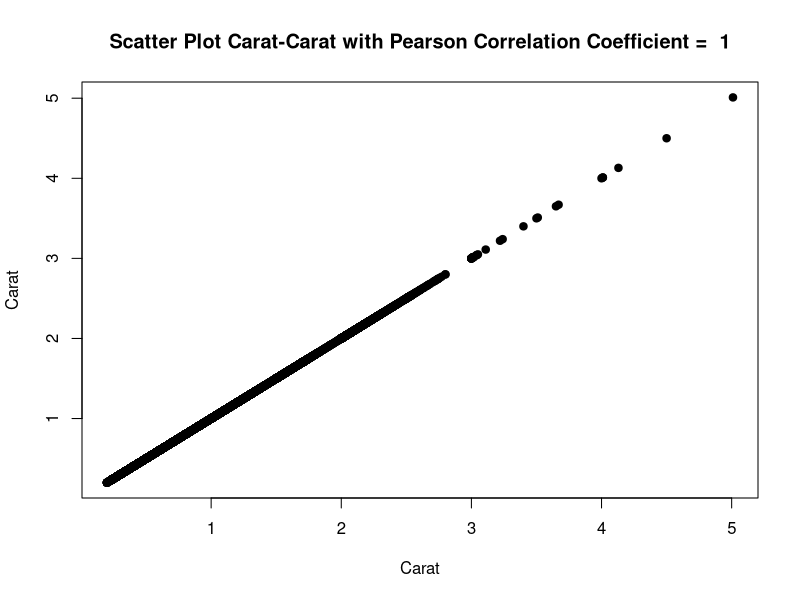
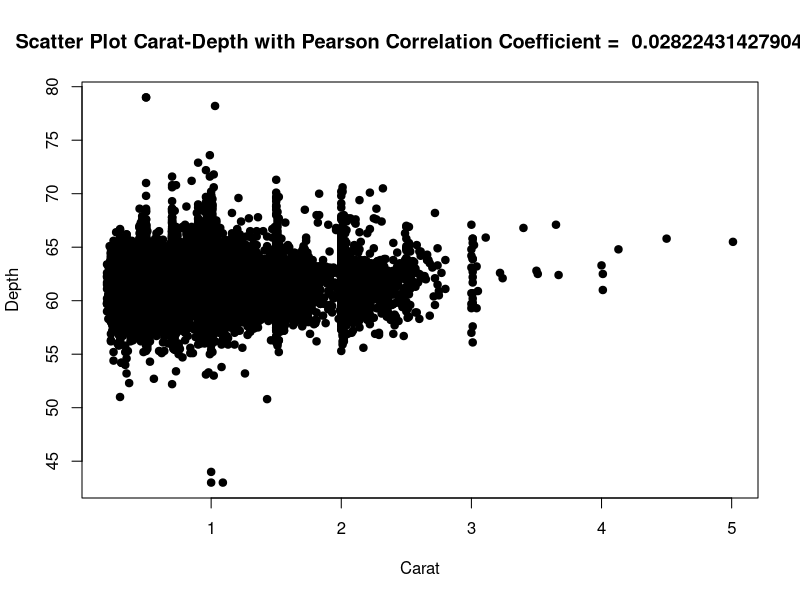
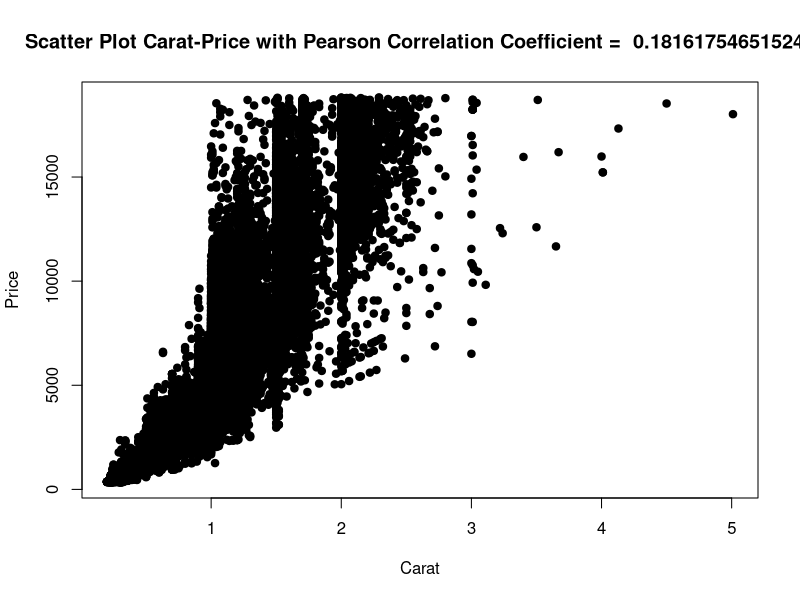
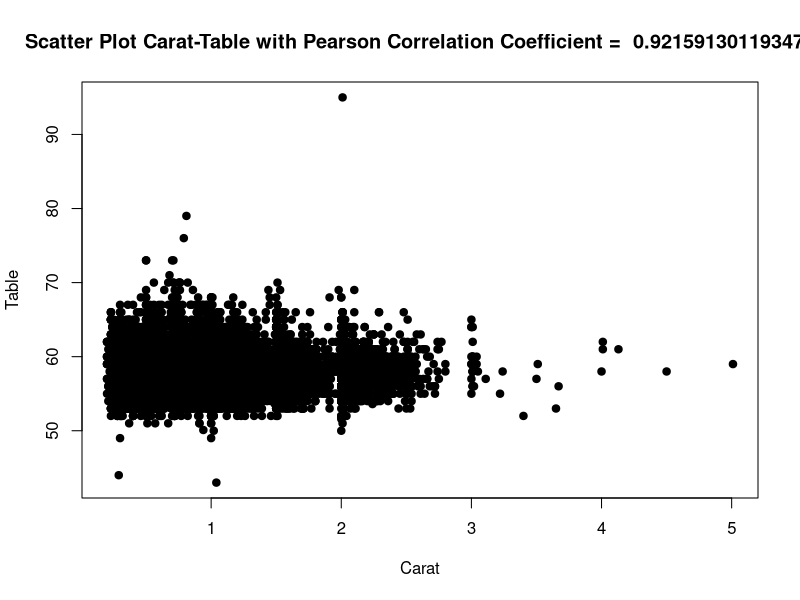
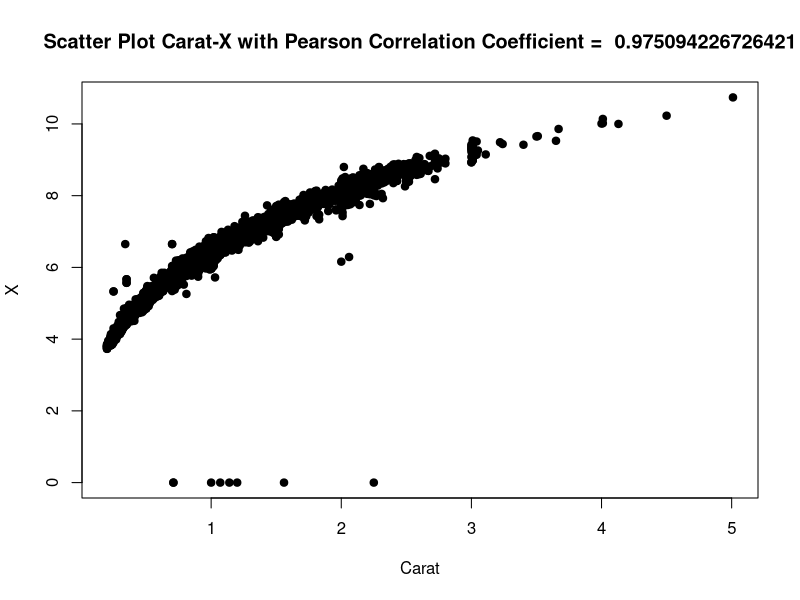
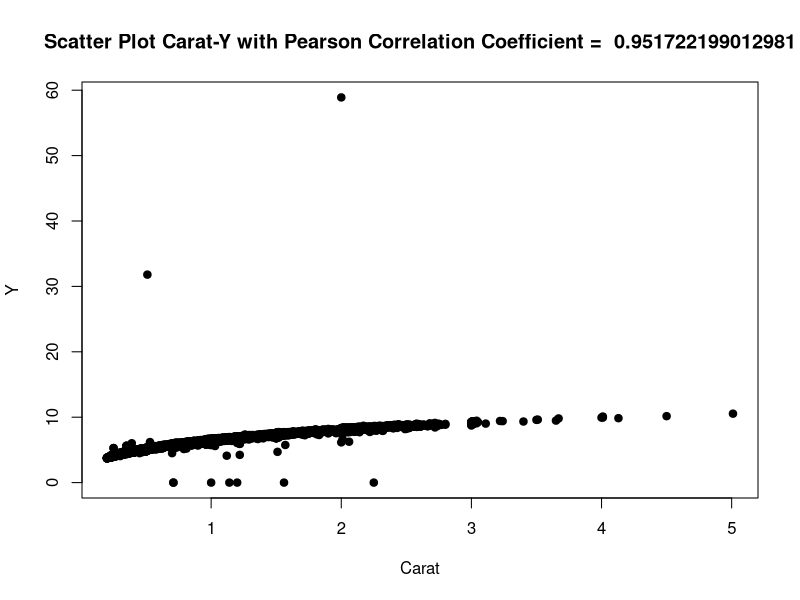
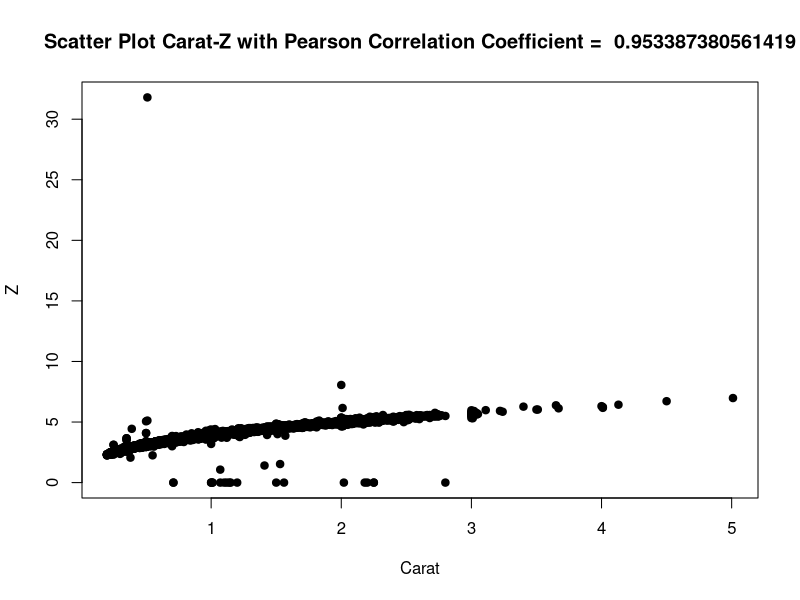
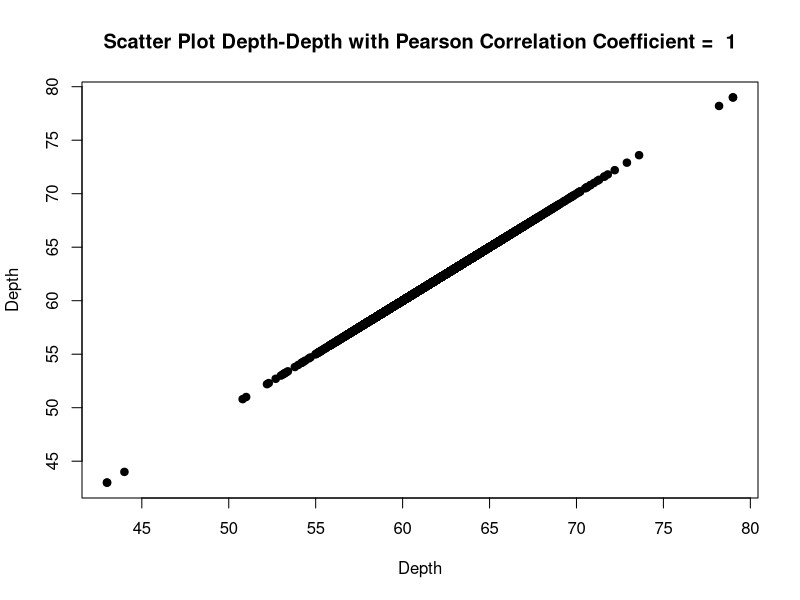

These charts were generated, in order, by the following R code: (Note: this script raises an error after producing the figures.)
## ---- chunk 1
# First, let's import the diamonds data frame:

require(ggplot2)
require(grid)
data(diamonds)
## ---- chunk 2

df <- diamonds # Assigns the variable df to our data frame diamonds. If working with another data frame, reassign df to the data frame at hand.

numb <- sapply(df, is.numeric) 
# sapply is a built in function that applies a function over a list or a vector. Here we use sappply to apply the function 'is.numeric' over the diamonds data frame. The function is.numeric is a built in function that checks if a value is a number. The data that is numeric is then assigned to the variable, 'numb'.

DF <- df[ , numb] # Pulls all columns from df that are numeric.

## ---- chunk 3
DFname <- names(DF) # Assigns DFname the titled column names from DF for whos values are numeric. 


varNames1 <- combn(DFname,2) # Using the built in combn function, creates all possible combinations pairs of our variables from DFname.


pasteVarNames1 = paste(varNames1[1, ],varNames1[2, ], sep='-') # Using paste function, we are passing in row 1 and row 2 from varNames and are concatenating the two strings "-" as the separator. This will be the first column in our new data frame.


varNames2 <- paste(DFname, DFname, sep="-") # To obtain the pairs "x-x", "y-y", etc since the combn function does not account for forming these combinations.


tempCol1 <- as.vector(rbind(pasteVarNames1,varNames2)) # Built in function rbind will merge the two arguments into one vector.

tempCol1 = sort(tempCol1) # Using built in sort function will order the variable pair names alphabetically.

tempCol1 = unique(tempCol1) # Unique function removes all duplicate values.


# This is a bit brute force, but I wasn't able to craft a more efficient way. With the sort function Col1 was ordered alphabetically, but the data frame is structured such that columns are ordered ("carat","depth", "table", "price", "x", "y", "z"). So the combinations with "table" come before "price" which is not alphabetical. So I need to reorder these variables such that all will align with the correlation values computed below.
Col1 = tempCol1 # Assign Col1 to tempCol1 in order to manually manipulate the indexing.

Col1[14] = tempCol1[19] # Replaces this index as "table-table"
Col1[15] = tempCol1[18] # Replaces this index as "table-price"
Col1[16:18] = tempCol1[20:22] # Replaces as "table-x", "table-y", "table-z"
Col1[19:22] = tempCol1[14:17] # Replaces such that the variables that begin with "price-xxx" come after.


# Finding the Pearson Correlation Coefficients:
# The Pearson Correlation Coefficient is a value between -1 to 1. 
# Coefficient = -1 is total negative correlation.
# Coefficient = 0 is no correlation.
# Coefficient = 1 is total positive correlation.

corMatrix = cor(DF) # Cor function generates the correlation coefficients from the data frame with numeric values (found in part 1). By default the method for cor is "pearson" (could also pass the parameter method = "kendall", "speaman" for alternative methods).


# To otain the correlation coefficients to put in the second column of our new data frame:
Col2 <- c() # Initiates empty vector.

# Construct a for loop to iterate through each of the values. For the values in newCorMatrix, we do not want to pull the values of repeated pairs. For the first column, we want to pull all the rows. However, for the second column, we only want to pull rows two to seven, and similarly for the third column we only want rows three to seven, and so on. Hence, we will increment the indexing for the rows accordingly.
for (i in 1:7){
    for (v in corMatrix[(i:7),i]){
    Col2 <- c(Col2, v)}
}


newDF <- data.frame(Variable = Col1, Correlation = Col2) # Defines the new data frame with Col1 and Col2.


# print(Col1)
print(corMatrix)
print(newDF)

## ---- chunk 4
attach(DF) # Attach allows the variables in the data frame (DF) to be accessed.

# The plot function used below is creates the scatter plots. The first two parameters passed are the variables to be plotted on the x-y coordinates. For these plots, we will pass the parameters for every pair of numeric values, which are obtained from the first column (Col1) of the new data frame (newDF) that was created in part 2. 

# For plot labeling:
# Define main = "" to create the title. In order to also account for the Pearson correlation coefficient, I used the paste function and called the values of second column (Col2) from newDF, which are the calculated correlation coefficients found in part 2. 
# For the axis labels, set xlab = "" and ylab = "" . 
# The plotting character, pch, defines the symbol used. Here I am using pch=19 which is a solid circle.

# Plot 1
plot(carat, carat, main=(paste("Scatter Plot Carat-Carat with Pearson Correlation Coefficient = ", Col2[1])), xlab="Carat", ylab="Carat", pch=19)


# Plot 2
plot(carat, depth, main=(paste("Scatter Plot Carat-Depth with Pearson Correlation Coefficient = ", Col2[2])), xlab="Carat", ylab="Depth", pch=19)


# Plot 3
plot(carat, price, main=(paste("Scatter Plot Carat-Price with Pearson Correlation Coefficient = ", Col2[3])), xlab="Carat", ylab="Price", pch=19)


# Plot 4
plot(carat, table, main=(paste("Scatter Plot Carat-Table with Pearson Correlation Coefficient = ", Col2[4])), xlab="Carat", ylab="Table", pch=19)


# Plot 5
plot(carat, x, main=(paste("Scatter Plot Carat-X with Pearson Correlation Coefficient = ", Col2[5])), xlab="Carat", ylab="X", pch=19)


# Plot 6
plot(carat, y, main=(paste("Scatter Plot Carat-Y with Pearson Correlation Coefficient = ", Col2[6])), xlab="Carat", ylab="Y", pch=19)


# Plot 7
plot(carat, z, main=(paste("Scatter Plot Carat-Z with Pearson Correlation Coefficient = ", Col2[7])), xlab="Carat", ylab="Z", pch=19)


# Plot 8
plot(depth, depth, main=(paste("Scatter Plot Depth-Depth with Pearson Correlation Coefficient = ", Col2[8])), xlab="Depth", ylab="Depth", pch=19)


# Plot 9
plot(depth, price, main=(paste("Scatter Plot Depth-Price with Pearson Correlation Coefficient = ", Col2[9])), xlab="Depth", ylab="Price", pch=19)


# Plot 10
plot(depth, table, main=(paste("Scatter Plot Depth-Table with Pearson Correlation Coefficient = ", Col2[10])), xlab="Depth", ylab="Table", pch=19)



# Plot 11
plot(depth, x, main=(paste("Scatter Plot Depth-X with Pearson Correlation Coefficient = ", Col2[11])), xlab="Depth", ylab="X", pch=19)


# Plot 12
plot(depth, y, main=(paste("Scatter Plot Depth-Y with Pearson Correlation Coefficient = ", Col2[12])), xlab="Depth", ylab="Y", pch=19)


# Plot 13
plot(depth, z, main=(paste("Scatter Plot Depth-Z with Pearson Correlation Coefficient = ", Col2[13])), xlab="Depth", ylab="Z", pch=19)


# Plot 14
plot(table, table, main=(paste("Scatter Plot Table-Table with Pearson Correlation Coefficient = ", Col2[14])), xlab="Table", ylab="Table", pch=19)


# Plot 15
plot(table, price, main=(paste("Scatter Plot Table-Price with Pearson Correlation Coefficient = ", Col2[15])), xlab="Table", ylab="Price", pch=19)


# Plot 16
plot(table, x, main=(paste("Scatter Plot Table-X with Pearson Correlation Coefficient = ", Col2[16])), xlab="Table", ylab="X", pch=19)


# Plot 17
plot(table, y, main=(paste("Scatter Plot Table-Y with Pearson Correlation Coefficient = ", Col2[17])), xlab="Table", ylab="Y", pch=19)


# Plot 18
plot(table, z, main=(paste("Scatter Plot Table-Z with Pearson Correlation Coefficient = ", Col2[18])), xlab="Table", ylab="Z", pch=19)

# Plot 19
plot(price, price, main=(paste("Scatter Plot Price-Price with Pearson Correlation Coefficient = ", Col2[19])), xlab="Price", ylab="Price", pch=19)


# Plot 20
plot(price, x, main=(paste("Scatter Plot Price-X with Pearson Correlation Coefficient = ", Col2[20])), xlab="Price", ylab="X", pch=19)


# Plot 21
plot(price, y, main=(paste("Scatter Plot Price-Y with Pearson Correlation Coefficient = ", Col2[21])), xlab="Price", ylab="Y", pch=19)


# Plot 22
plot(price, z, main=(paste("Scatter Plot Price-Z with Pearson Correlation Coefficient = ", Col2[22])), xlab="Price", ylab="Z", pch=19)


# Plot 23
plot(x, x, main=(paste("Scatter Plot X-X with Pearson Correlation Coefficient = ", Col2[23])), xlab="X", ylab="X", pch=19)


# Plot 24
plot(x, y, main=(paste("Scatter Plot X-Y with Pearson Correlation Coefficient = ", Col2[24])), xlab="X", ylab="y", pch=19)


# Plot 25
plot(x, z, main=(paste("Scatter Plot X-Z with Pearson Correlation Coefficient = ", Col2[25])), xlab="X", ylab="Z", pch=19)


# Plot 26
plot(y, y, main=(paste("Scatter Plot Y-Y with Pearson Correlation Coefficient = ", Col2[26])), xlab="Y", ylab="Y", pch=19)


# Plot 27
plot(y, z, main=(paste("Scatter Plot Y-Z with Pearson Correlation Coefficient = ", Col2[27])), xlab="Y", ylab="Z", pch=19)


# Plot 28
plot(z, z, main=(paste("Scatter Plot Z-Z with Pearson Correlation Coefficient = ", Col2[28])), xlab="Z", ylab="Z", pch=19)


# General overiew of all the data
plot (newDF, main = "Overview of All Variable Pairs")


